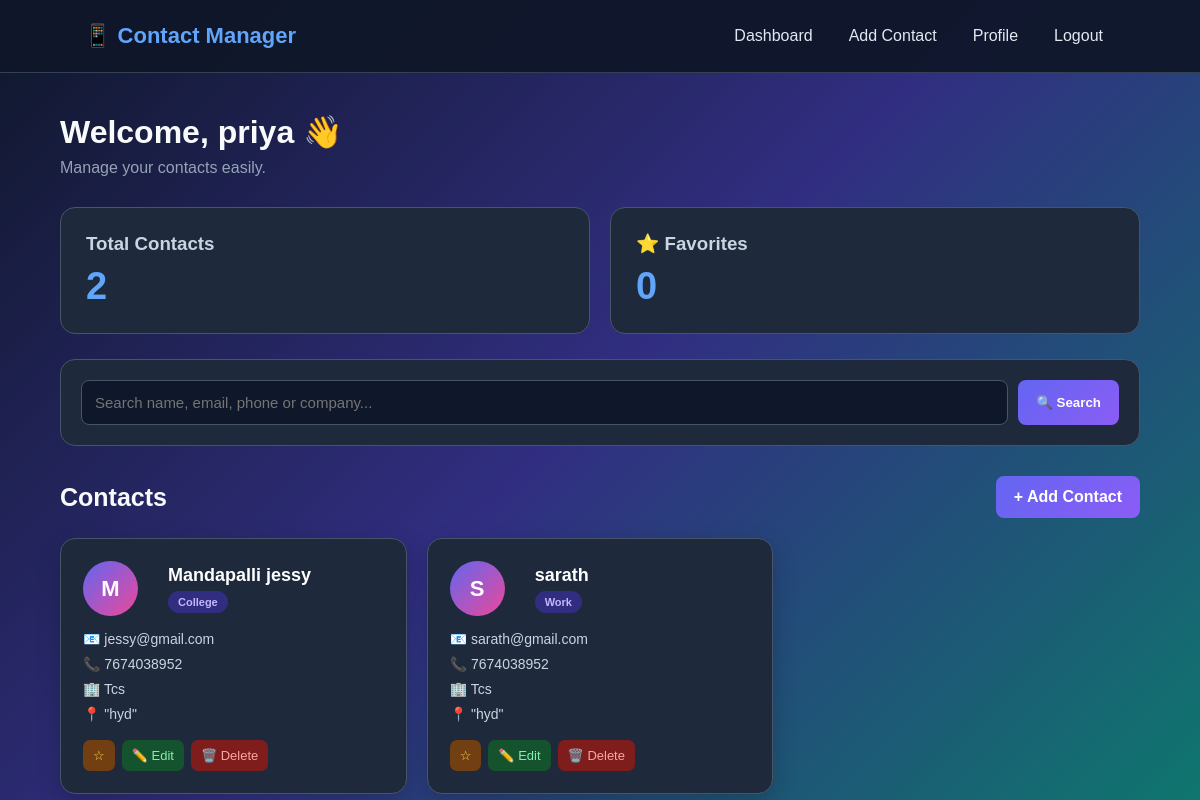
/dashboard (signed in), run on the app's committed database.
### tables this page shows
CREATE TABLE contacts (
            id INTEGER PRIMARY KEY AUTOINCREMENT,
            user_id INTEGER NOT NULL,
            name TEXT NOT NULL,
            email TEXT,
            phone TEXT,
            address TEXT,
            company TEXT,
            category TEXT DEFAULT 'Other',
            notes TEXT,
            is_favorite INTEGER DEFAULT 0,
            created_at TIMESTAMP DEFAULT CURRENT_TIMESTAMP,

            FOREIGN KEY(user_id) REFERENCES users(id)
        );

### app.py (the view)
@app.route("/dashboard")
def dashboard():
    if "user_id" not in session:
        return redirect(url_for("login"))
    conn = get_db()
    contacts = conn.execute("""
        SELECT *
        FROM contacts
        WHERE user_id = ?
        ORDER BY id DESC
    """, (session["user_id"],)).fetchall()
    total = conn.execute("""
        SELECT COUNT(*) AS count
        FROM contacts
        WHERE user_id = ?
    """, (session["user_id"],)).fetchone()["count"]
    favorites = conn.execute("""
        SELECT COUNT(*) AS count
        FROM contacts
        WHERE user_id = ?
        AND is_favorite = 1
    """, (session["user_id"],)).fetchone()["count"]
    conn.close()
    return render_template(
        "dashboard.html",
        contacts=contacts,
        total=total,
        favorites=favorites
    )

### app.py (called while the page is built)
def get_db():
    conn = sqlite3.connect(DATABASE)
    conn.row_factory = sqlite3.Row
    return conn

### templates/dashboard.html (shortened to what this page needs)
{% extends "base.html" %}
{% block content %}
<div class="dashboard-header">
    <div>
        <h1>
            Welcome, {{ session["user_name"] }} 👋
        </h1>
        <p>
            Manage your contacts easily.
        </p>
    </div>
</div>
<div class="stats">
    <div class="stat-card">
        <h3>Total Contacts</h3>
        <strong>
            {{ total }}
        </strong>
    </div>
    <div class="stat-card">
        <h3>⭐ Favorites</h3>
        <strong>
            {{ favorites }}
        </strong>
    </div>
</div>
<div class="search-box">
    <form action="{{ url_for('search') }}" method="GET">
        <input
            type="text"
            name="q"
            placeholder="Search name, email, phone or company..."
            value="{{ search_query|default('') }}"
        >
        <button type="submit">
            🔍 Search
        </button>
    </form>
</div>
<div class="contact-header">
    <h2>
        Contacts
    </h2>
    <a
        class="btn"
        href="{{ url_for('add_contact') }}"
    >
        + Add Contact
    </a>
</div>
<div class="contact-grid">
    {% for contact in contacts %}
    <div class="contact-card">
        <div class="contact-top">
            <div class="avatar">
                {{ contact["name"][0]|upper }}
            </div>
            <div>
                <h3>
                    {{ contact["name"] }}
                </h3>
                <span class="category">
                    {{ contact["category"] }}
                </span>
            </div>
        </div>
        {% if contact["email"] %}
        <p>
            📧 {{ contact["email"] }}
        </p>
        {% endif %}
        {% if contact["phone"] %}
        <p>
            📞 {{ contact["phone"] }}
        </p>
        {% endif %}
        {% if contact["company"] %}
        <p>
            🏢 {{ contact["company"] }}
        </p>
        {% endif %}
        {% if contact["address"] %}
        <p>
            📍 {{ contact["address"] }}
        </p>
        {% endif %}
        <div class="actions">
            <a
                href="{{ url_for('favorite_contact', contact_id=contact['id']) }}"
                class="favorite"
            >
                {% if contact["is_favorite"] %}
                    ⭐
                {% else %}
                    ☆
                {% endif %}
            </a>
            <a
                href="{{ url_for('edit_contact', contact_id=contact['id']) }}"
                class="edit"
            >
                ✏️ Edit
            </a>
            <a
                href="{{ url_for('delete_contact', contact_id=contact['id']) }}"
                class="delete"
                onclick="return confirmDelete()"
            >
                🗑️ Delete
            </a>
        </div>
    </div>
    {% endfor %}
</div>
{% endblock %}

### static/style.css (style rules this page uses)
* { margin: 0; padding: 0; box-sizing: border-box; }
body { font-family: Arial, sans-serif; min-height: 100vh; background: linear-gradient(135deg, #0f172a, #312e81, #0f766e); color: #f8fafc; }
form { display: flex; flex-direction: column; gap: 10px; }
input, textarea, select { width: 100%; padding: 13px; border-radius: 8px; border: 1px solid #475569; background: #0f172a; color: white; font-size: 15px; outline: none; }
button, .btn { border: none; padding: 12px 18px; border-radius: 8px; cursor: pointer; text-decoration: none; display: inline-block; color: white; font-weight: bold; background: linear-gradient(135deg, #6366f1, #8b5cf6); transition: 0.3s; }
.dashboard-header { margin-bottom: 30px; }
.dashboard-header h1 { font-size: 32px; margin-bottom: 8px; }
.dashboard-header p { color: #94a3b8; }
.stats { display: grid; grid-template-columns: repeat(2, 1fr); gap: 20px; margin-bottom: 25px; }
.stat-card { padding: 25px; border-radius: 15px; background: #1e293b; border: 1px solid #475569; transition: 0.3s; }
.stat-card h3 { color: #cbd5e1; }
.stat-card strong { display: block; margin-top: 10px; font-size: 38px; color: #60a5fa; }
.search-box { padding: 20px; margin-bottom: 30px; border-radius: 15px; background: #1e293b; border: 1px solid #475569; }
.search-box form { display: flex; flex-direction: row; gap: 10px; }
.search-box input { flex: 1; }
.contact-header { display: flex; justify-content: space-between; align-items: center; margin-bottom: 20px; }
.contact-header h2 { font-size: 25px; }
.contact-grid { display: grid; grid-template-columns: repeat(3, 1fr); gap: 20px; }
.contact-card { padding: 22px; border-radius: 15px; background: #1e293b; border: 1px solid #475569; box-shadow: 0 8px 25px rgba(0, 0, 0, 0.2); transition: 0.3s; }
.contact-top { display: flex; align-items: center; gap: 30px; margin-bottom: 15px; }
.avatar { width: 55px; height: 55px; border-radius: 50%; display: flex; align-items: center; justify-content: center; font-size: 22px; font-weight: bold; color: white; background: linear-gradient(135deg, #6366f1, #ec4899); }
.contact-card h3 { font-size: 18px; color: white; }
.contact-card p { margin: 9px 0; color: #cbd5e1; font-size: 14px; }
.category { display: inline-block; margin-top: 5px; padding: 5px 10px; border-radius: 20px; font-size: 11px; font-weight: bold; color: #c4b5fd; background: #312e81; }
.actions { display: flex; gap: 7px; margin-top: 18px; }
.actions a { text-decoration: none; padding: 8px 10px; border-radius: 7px; font-size: 13px; transition: 0.25s; }
.favorite { background: #713f12; color: #fde047; }
.edit { background: #14532d; color: #86efac; }
.delete { background: #7f1d1d; color: #fca5a5; }

### data on the page
contacts: name "M", name "Mandapalli jessy", category "College", email "jessy@gmail.com", phone "7674038952", company "Tcs", address "\"hyd\""
contacts: name "S", name "sarath", category "Work", email "sarath@gmail.com", phone "7674038952", company "Tcs", address "\"hyd\""

### other printed values
{{ session["user_name"] }} "priya"
{{ total }} "2"
{{ favorites }} "0"
